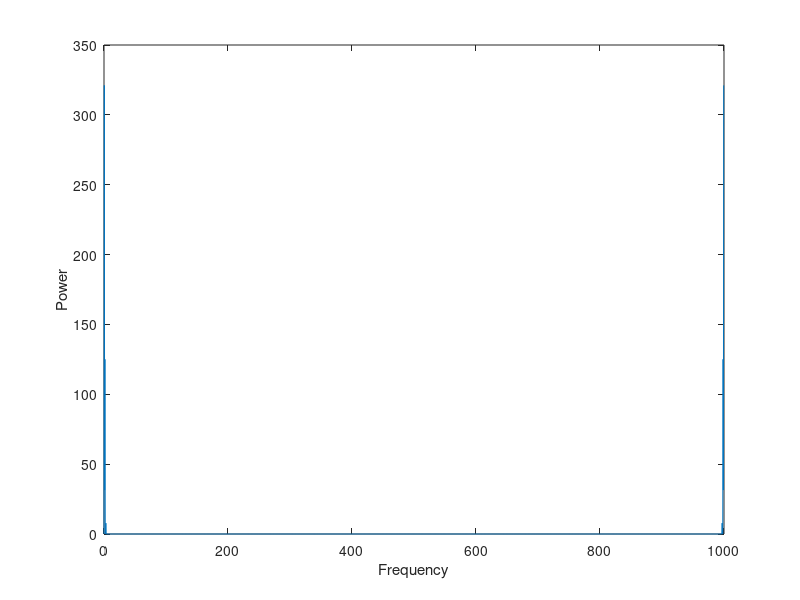

This chart was generated by the following MATLAB code:
w=pi;
f=w/(2*pi);
fs = 1000 ;
t=0:0.001:2;


v=1*cos(w*t);%voltage

x=.8*cos(w*t) + 0.25*cos(2*w*t + 15*pi/180) + 0.5*cos(3*w*t + 19*pi/180) + .125*cos(6*w*t+35*pi/180);%current
y = fft(x);
n = length(x);          % number of samples
f = (0:n-1)*(fs/n);     % frequency range
power = abs(y).^2/n;    % power of the DFT

plot(f,power)
xlabel('Frequency')
ylabel('Power')


